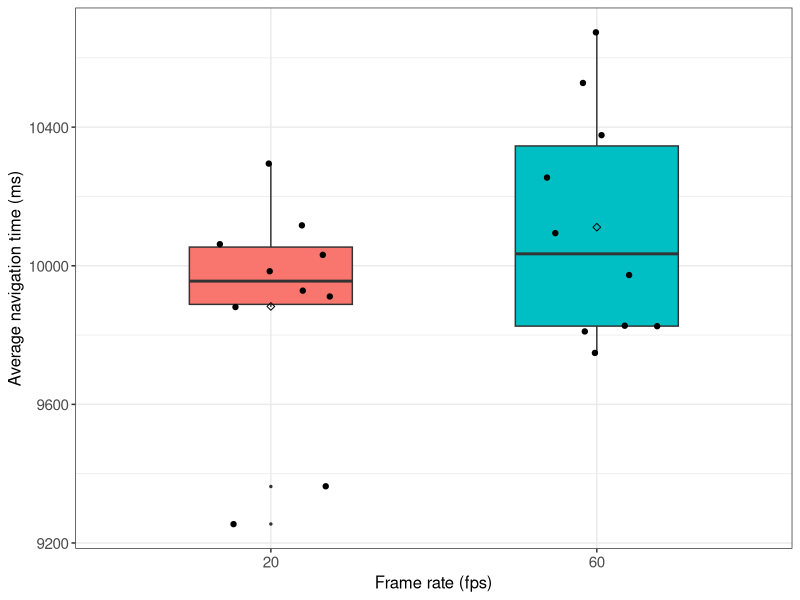

Reproduce this figure in R.
## ---- chunk 1
if (!require('tidyverse')) install.packages('tidyverse', dependencies = TRUE); library('tidyverse')
if (!require('ggpubr')) install.packages('ggpubr', dependencies = TRUE); library('ggpubr')
if (!require('rstatix')) install.packages('rstatix', dependencies = TRUE); library('rstatix')
if (!require('ggplot2')) install.packages('ggplot2', dependencies = TRUE); library('ggplot2')
## ---- chunk 2
data <- read.csv(file = '../../raw_data/test_frame_rate/run_table.csv')
data$avg_navigation_time_ms <- data$avg_goal_sending_delay_ms + data$avg_goal_processing_s*1000 + data$avg_nav_result_delay_ms
data <- subset(data, select = c(X__run_id, frame_rate, avg_navigation_time_ms))
data$frame_rate <- as.factor(data$frame_rate)
data$avg_navigation_time_ms <- as.numeric(data$avg_navigation_time_ms)
## ---- chunk 3
data %>%
  group_by(frame_rate) %>%
  get_summary_stats(avg_navigation_time_ms, type = "mean_sd")
## ---- chunk 4
ggplot(data, aes(x = frame_rate, y = avg_navigation_time_ms, fill = frame_rate)) +
  theme_bw() + 
  geom_boxplot(width = 0.5, outlier.size = 0.5) + 
  geom_jitter(width = 0.2) +
  stat_summary(fun = mean, color = 'black', geom = 'point', shape = 5, size = 1.5) +
  labs(x = "Frame rate (fps)", y = "Average navigation time (ms)") +
  theme(legend.position = 'none') +
  theme(
    axis.title.x = element_text(size = 12, family = 'sans'),
    axis.title.y = element_text(size = 12, family = 'sans'),
    axis.text.x = element_text(size = 11, family = 'sans'),
    axis.text.y = element_text(size = 11, family = 'sans'),
    
  )
## ---- chunk 5
data %>% 
  group_by(frame_rate) %>%
  identify_outliers(avg_navigation_time_ms)
## ---- chunk 6
data %>%
  rstatix::wilcox_test(avg_navigation_time_ms ~ frame_rate) %>%
  add_significance()
